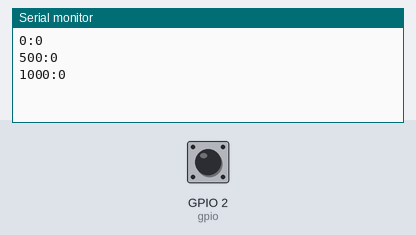
Bench run of a sketch on a simulated ESP32. Parts: the last lines printed to the serial monitor. The test bench sets the inputs (shaded band); at power-on: GPIO 2 (gpio) HIGH.

Above: at 1.2 s.
1.3 s: GPIO 2 (gpio) pulled LOW for 0.15 s
At 1.9 s:
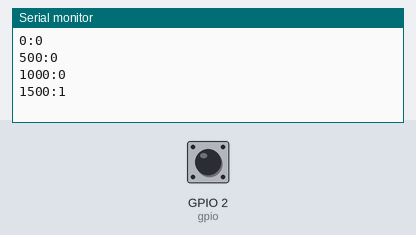
2.9 s: GPIO 2 (gpio) pulled LOW for 1 s
At 3.4 s:
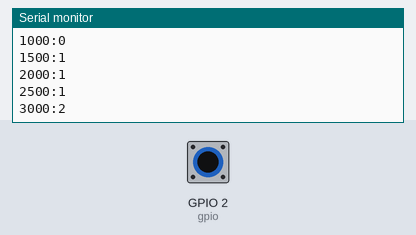
5.4 s: GPIO 2 (gpio) pulled LOW for 0.15 s
At 5.9 s:
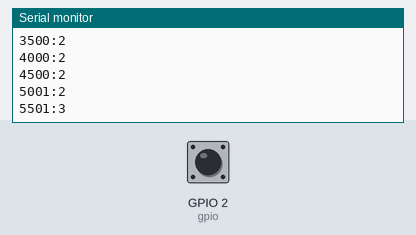
Timing chart, 0 to 8.4 s (numbered marks = the images above; inputs shaded):
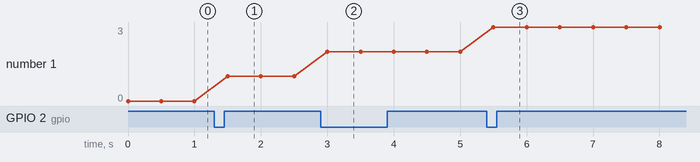

Measured:
- after the input at 1.3 s, the serial monitor: prints a new line after 0.20 s (image 1)
- after the input at 2.9 s, the serial monitor: prints a new line after 0.10 s (image 2)
- after the input at 5.4 s, the serial monitor: prints a new line after 0.10 s (image 3)
- plotted number 1: 0 → 1 after the input at 1.3 s, 1 → 2 after the input at 2.9 s, 2 → 3 after the input at 5.4 s

The sketch:

interrupt.ino
```cpp
int gpio=2;
int count=0;

void IRAM_ATTR  ISR(){
  count++;
}

void setup() {
  Serial.begin(115200);
  pinMode(gpio, INPUT_PULLUP);
  attachInterrupt(digitalPinToInterrupt(gpio),  ISR, FALLING);

}

void loop() {
  Serial.print(millis());
  Serial.print(":");
  Serial.println(count);
  delay(500);
}
```
